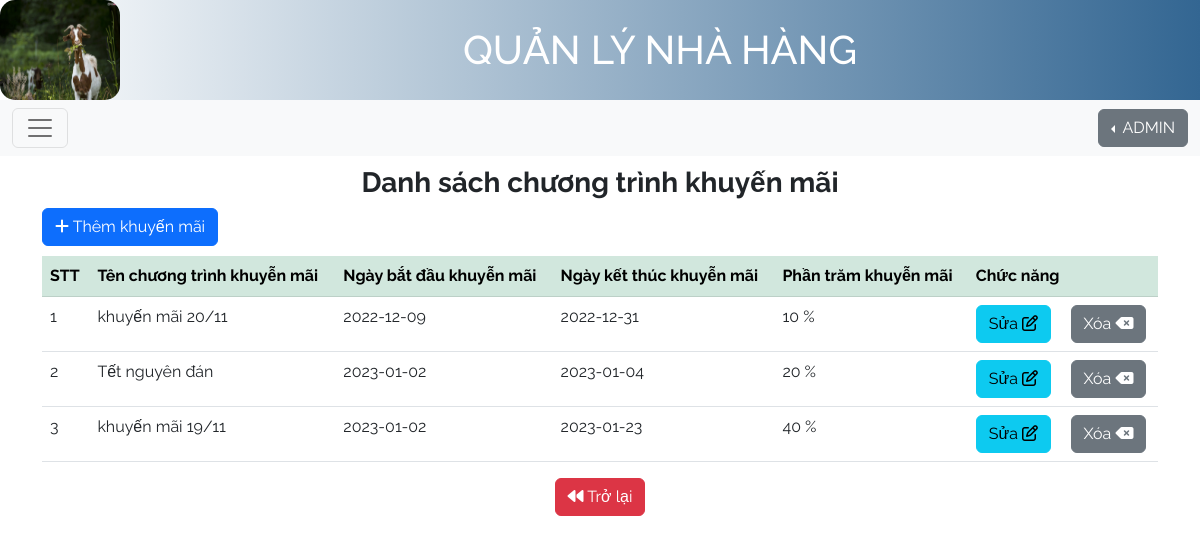
The page /trangchuAdmin1.php?id=2 on the database its author committed.
### tables this page shows
CREATE TABLE `khuyenmai` (
  `maKM` int(10) NOT NULL,
  `tenKM` varchar(30) NOT NULL,
  `ngayBD` date NOT NULL,
  `ngayKT` date NOT NULL,
  `phanTramKM` float NOT NULL
);

### dsKhuyenMai1.php (the view, shortened to what this page needs)
<!DOCTYPE html>
<html lang="en">
<head>
  <link href="https://cdn.jsdelivr.net/npm/bootstrap@5.2.3/dist/css/bootstrap.min.css" rel="stylesheet">
    <link href="css/all.min.css" rel="stylesheet">
		<link href="css/bootstrap.min.css" rel="stylesheet">
		<link href="css/main.css" rel="stylesheet">
</head>
<body>
    <div class="container" style="margin-top: 10px;">
    <?php
        include("connectdataBase.php");
    ?>
    <h3 class="container text-center fw-bold">Danh sách chương trình khuyến mãi</h3>
    <a href="KHUYENMAI1.HTML"><button class="btn btn-primary"><i class="fa-solid fa-plus"></i> Thêm khuyến mãi</button></a>
        <table class="table" style="margin-top: 10px;">
            <thead class="table-success">
                <tr>
                    <th>STT</th>
                    <th>Tên chương trình khuyễn mãi</th>
                    <th>Ngày bắt đầu khuyễn mãi</th>
                    <th>Ngày kết thúc khuyễn mãi</th>
                    <th>Phần trăm khuyễn mãi</th>
                    <th colspan="2">Chức năng</th>
                </tr>
                </thead>
                <tbody>
                    <?php
                        $sql="SELECT * from khuyenmai ";
                        $rs = mysqli_query($con,$sql);
                        $count=0;
                        while($row=mysqli_fetch_assoc($rs)){
                            $count++;
                        ?>
                        <tr>
                            <td><?=$count?></td>
                            <td><?=$row['tenKM']?></td>
                            <td><?=$row['ngayBD']?></td>
                            <td><?=$row['ngayKT']?></td>
                            <td><?=$row['phanTramKM']?> %</td>
                            <td><a class="a1" href="editkhuyenmai1.php?id=<?=$row['maKM']?>"><button class="btn btn-info">Sửa <i class="fa-regular fa-pen-to-square"></i></button></a></td>
                            <td><button class="btn btn-secondary" onclick="xoa('<?=$row['maKM']?>')">Xóa <i class="fa-solid fa-delete-left"></i></button></td>
                        </tr>
                        <?php
                        }
                    ?>
                </tbody>
        </table>
    <div class="container text-center">
        <a class="text-bg-warning a2" href="trangchuAdmin1.php"><button class="btn btn-danger"> <i class="fa-solid fa-backward"></i> Trở lại</button></a>
    </div>
</div>
</body>
</html>

### css/main.css (style rules this page uses)
body { font-family: 'Raleway', sans-serif; }

### rows shown on the page
khuyenmai: tenKM "khuyến mãi 20/11", ngayBD "2022-12-09", ngayKT "2022-12-31", phanTramKM "10"
khuyenmai: tenKM "Tết nguyên đán", ngayBD "2023-01-02", ngayKT "2023-01-04", phanTramKM "20"
khuyenmai: tenKM "khuyến mãi 19/11", ngayBD "2023-01-02", ngayKT "2023-01-23", phanTramKM "40"
